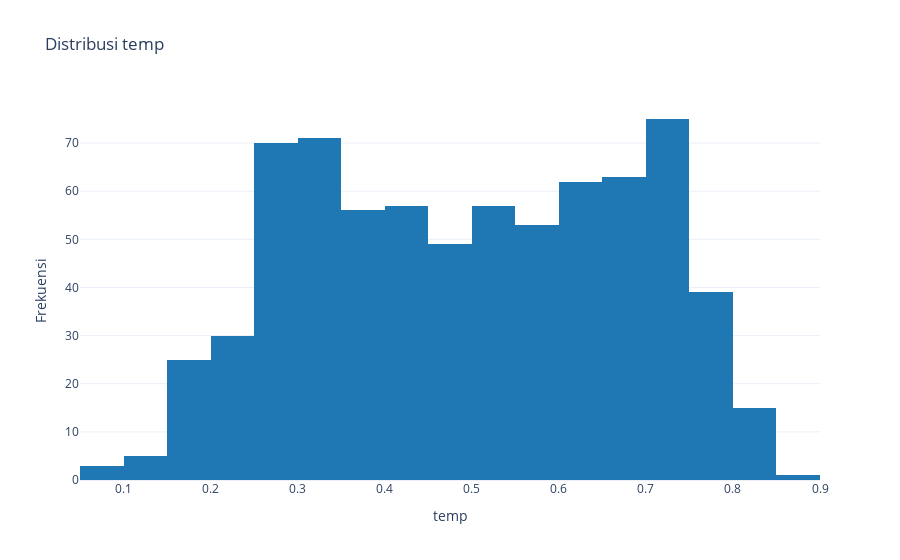
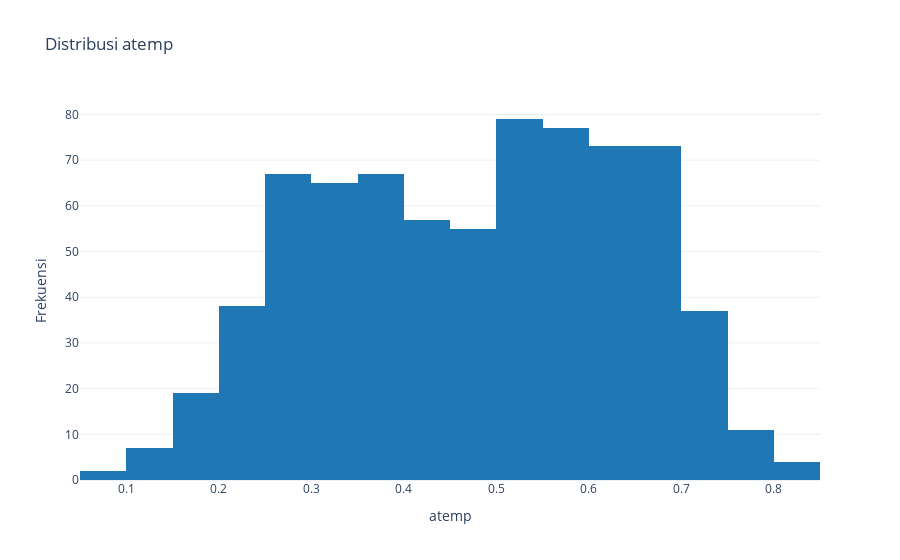
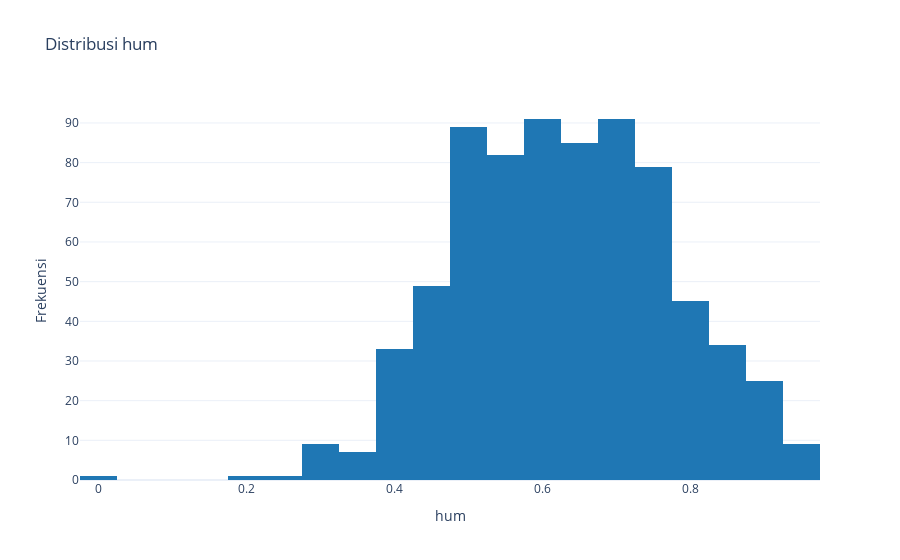
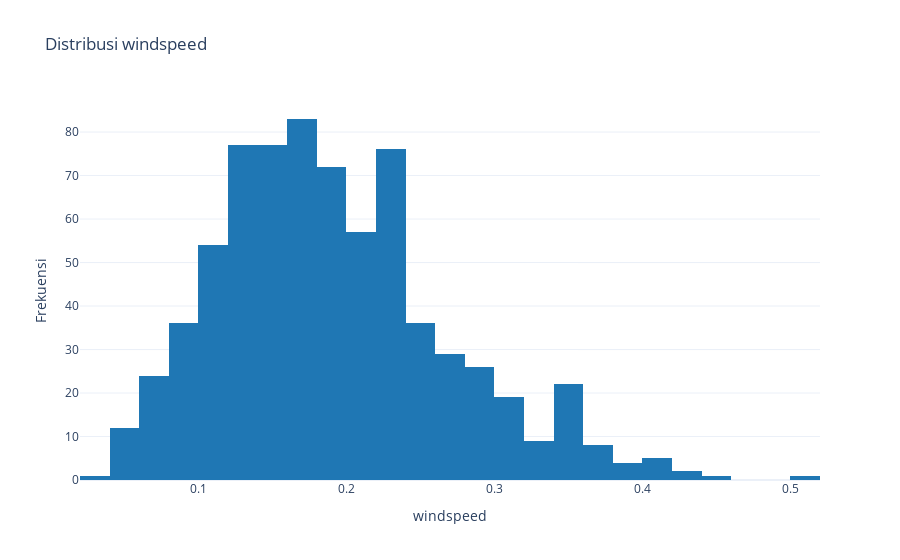

Notebook code cell kept with these figures, in order:
### Markdown cell above
##### > **Distribusi Antara Variabel Numerik**

### Code cell
import plotly.express as px

# Daftar kolom numerik
numeric_cols = ['temp', 'atemp', 'hum', 'windspeed', 'casual', 'registered', 'cnt']

for col in numeric_cols:
    # Membuat histogram untuk setiap kolom numerik
    fig = px.histogram(df_day, x=col, title='Distribusi ' + col,
                       nbins=30,  # Menambahkan jumlah bin
                       color_discrete_sequence=['#1f77b4'], 
                       template='plotly_white') 

    fig.update_xaxes(title_text=col)
    fig.update_yaxes(title_text='Frekuensi')

    fig.update_traces(hovertemplate=f'{col}: %{{x}}<br>Frekuensi: %{{y}}')

    fig.show()

### Figure 1 — Plotly figure (JSON) as saved in the notebook; plotly's stock layout.template omitted (floating-point values rounded to 4 significant figures; data arrays with more than 128 entries replaced by an {"elided": "..."} marker saying what was removed)
{"data": [{"alignmentgroup": "True", "bingroup": "x", "hovertemplate": "temp: %{x}<br>Frekuensi: %{y}", "legendgroup": "", "marker": {"color": "#1f77b4", "pattern": {"shape": ""}}, "name": "", "nbinsx": 30, "offsetgroup": "", "orientation": "v", "showlegend": false, "type": "histogram", "x": {"elided": "731 float values"}, "xaxis": "x", "yaxis": "y"}], "layout": {"barmode": "relative", "legend": {"tracegroupgap": 0}, "title": {"text": "Distribusi temp"}, "xaxis": {"anchor": "y", "domain": [0, 1], "title": {"text": "temp"}}, "yaxis": {"anchor": "x", "domain": [0, 1], "title": {"text": "Frekuensi"}}}}

### Figure 2 — Plotly figure (JSON) as saved in the notebook; plotly's stock layout.template omitted (floating-point values rounded to 4 significant figures; data arrays with more than 128 entries replaced by an {"elided": "..."} marker saying what was removed)
{"data": [{"alignmentgroup": "True", "bingroup": "x", "hovertemplate": "atemp: %{x}<br>Frekuensi: %{y}", "legendgroup": "", "marker": {"color": "#1f77b4", "pattern": {"shape": ""}}, "name": "", "nbinsx": 30, "offsetgroup": "", "orientation": "v", "showlegend": false, "type": "histogram", "x": {"elided": "731 float values"}, "xaxis": "x", "yaxis": "y"}], "layout": {"barmode": "relative", "legend": {"tracegroupgap": 0}, "title": {"text": "Distribusi atemp"}, "xaxis": {"anchor": "y", "domain": [0, 1], "title": {"text": "atemp"}}, "yaxis": {"anchor": "x", "domain": [0, 1], "title": {"text": "Frekuensi"}}}}

### Figure 3 — Plotly figure (JSON) as saved in the notebook; plotly's stock layout.template omitted (floating-point values rounded to 4 significant figures; data arrays with more than 128 entries replaced by an {"elided": "..."} marker saying what was removed)
{"data": [{"alignmentgroup": "True", "bingroup": "x", "hovertemplate": "hum: %{x}<br>Frekuensi: %{y}", "legendgroup": "", "marker": {"color": "#1f77b4", "pattern": {"shape": ""}}, "name": "", "nbinsx": 30, "offsetgroup": "", "orientation": "v", "showlegend": false, "type": "histogram", "x": {"elided": "731 float values"}, "xaxis": "x", "yaxis": "y"}], "layout": {"barmode": "relative", "legend": {"tracegroupgap": 0}, "title": {"text": "Distribusi hum"}, "xaxis": {"anchor": "y", "domain": [0, 1], "title": {"text": "hum"}}, "yaxis": {"anchor": "x", "domain": [0, 1], "title": {"text": "Frekuensi"}}}}

### Figure 4 — Plotly figure (JSON) as saved in the notebook; plotly's stock layout.template omitted (floating-point values rounded to 4 significant figures; data arrays with more than 128 entries replaced by an {"elided": "..."} marker saying what was removed)
{"data": [{"alignmentgroup": "True", "bingroup": "x", "hovertemplate": "windspeed: %{x}<br>Frekuensi: %{y}", "legendgroup": "", "marker": {"color": "#1f77b4", "pattern": {"shape": ""}}, "name": "", "nbinsx": 30, "offsetgroup": "", "orientation": "v", "showlegend": false, "type": "histogram", "x": {"elided": "731 float values"}, "xaxis": "x", "yaxis": "y"}], "layout": {"barmode": "relative", "legend": {"tracegroupgap": 0}, "title": {"text": "Distribusi windspeed"}, "xaxis": {"anchor": "y", "domain": [0, 1], "title": {"text": "windspeed"}}, "yaxis": {"anchor": "x", "domain": [0, 1], "title": {"text": "Frekuensi"}}}}
